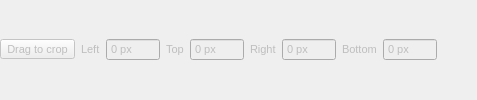
        <widget class="QWidget" name="widget_cropPanel" native="true">
         <property name="enabled">
          <bool>false</bool>
         </property>
         <property name="sizePolicy">
          <sizepolicy hsizetype="Preferred" vsizetype="Fixed">
           <horstretch>0</horstretch>
           <verstretch>0</verstretch>
          </sizepolicy>
         </property>
         <property name="font">
          <font>
           <pointsize>8</pointsize>
          </font>
         </property>
         <layout class="QGridLayout" name="gridLayout_cropPanel">
          <property name="horizontalSpacing">
           <number>6</number>
          </property>
          <property name="verticalSpacing">
           <number>2</number>
          </property>
          <property name="leftMargin">
           <number>0</number>
          </property>
          <property name="topMargin">
           <number>0</number>
          </property>
          <property name="rightMargin">
           <number>0</number>
          </property>
          <property name="bottomMargin">
           <number>0</number>
          </property>
          <item row="0" column="0">
           <widget class="QToolButton" name="toolButton_dragCrop">
            <property name="toolTip">
             <string>Drag around the part of the picture to keep, on the whole picture. The values next to it fine-tune the crop.</string>
            </property>
            <property name="text">
             <string>Drag to crop</string>
            </property>
            <property name="checkable">
             <bool>true</bool>
            </property>
           </widget>
          </item>
          <item row="0" column="1">
           <widget class="QLabel" name="label_16">
            <property name="text">
             <string>Left</string>
            </property>
           </widget>
          </item>
          <item row="0" column="2">
           <widget class="QSpinBox" name="spinBox_leftCrop">
            <property name="toolTip">
             <string>Pixels to cut off the left edge</string>
            </property>
            <property name="minimumSize">
             <size>
              <width>54</width>
              <height>0</height>
             </size>
            </property>
            <property name="buttonSymbols">
             <enum>QAbstractSpinBox::NoButtons</enum>
            </property>
            <property name="suffix">
             <string> px</string>
            </property>
            <property name="maximum">
             <number>9999</number>
            </property>
           </widget>
          </item>
          <item row="0" column="3">
           <widget class="QLabel" name="label_17">
            <property name="text">
             <string>Top</string>
            </property>
           </widget>
          </item>
          <item row="0" column="4">
           <widget class="QSpinBox" name="spinBox_topCrop">
            <property name="toolTip">
             <string>Pixels to cut off the top edge</string>
            </property>
            <property name="minimumSize">
             <size>
              <width>54</width>
              <height>0</height>
             </size>
            </property>
            <property name="buttonSymbols">
             <enum>QAbstractSpinBox::NoButtons</enum>
            </property>
            <property name="suffix">
             <string> px</string>
            </property>
            <property name="maximum">
             <number>9999</number>
            </property>
           </widget>
          </item>
          <item row="0" column="5">
           <widget class="QLabel" name="label_18">
            <property name="text">
             <string>Right</string>
            </property>
           </widget>
          </item>
          <item row="0" column="6">
           <widget class="QSpinBox" name="spinBox_rightCrop">
            <property name="toolTip">
             <string>Pixels to cut off the right edge</string>
            </property>
            <property name="minimumSize">
             <size>
              <width>54</width>
              <height>0</height>
             </size>
            </property>
            <property name="buttonSymbols">
             <enum>QAbstractSpinBox::NoButtons</enum>
            </property>
            <property name="suffix">
             <string> px</string>
            </property>
            <property name="maximum">
             <number>9999</number>
            </property>
           </widget>
          </item>
          <item row="0" column="7">
           <widget class="QLabel" name="label_19">
            <property name="text">
             <string>Bottom</string>
            </property>
           </widget>
          </item>
          <item row="0" column="8">
           <widget class="QSpinBox" name="spinBox_bottomCrop">
            <property name="toolTip">
             <string>Pixels to cut off the bottom edge</string>
            </property>
            <property name="minimumSize">
             <size>
              <width>54</width>
              <height>0</height>
             </size>
            </property>
            <property name="buttonSymbols">
             <enum>QAbstractSpinBox::NoButtons</enum>
            </property>
            <property name="suffix">
             <string> px</string>
            </property>
            <property name="maximum">
             <number>9999</number>
            </property>
           </widget>
          </item>
          <item row="0" column="9">
           <spacer name="horizontalSpacer_4">
            <property name="orientation">
             <enum>Qt::Horizontal</enum>
            </property>
            <property name="sizeHint" stdset="0">
             <size>
              <width>40</width>
              <height>20</height>
             </size>
            </property>
           </spacer>
          </item>
         </layout>
        </widget>
